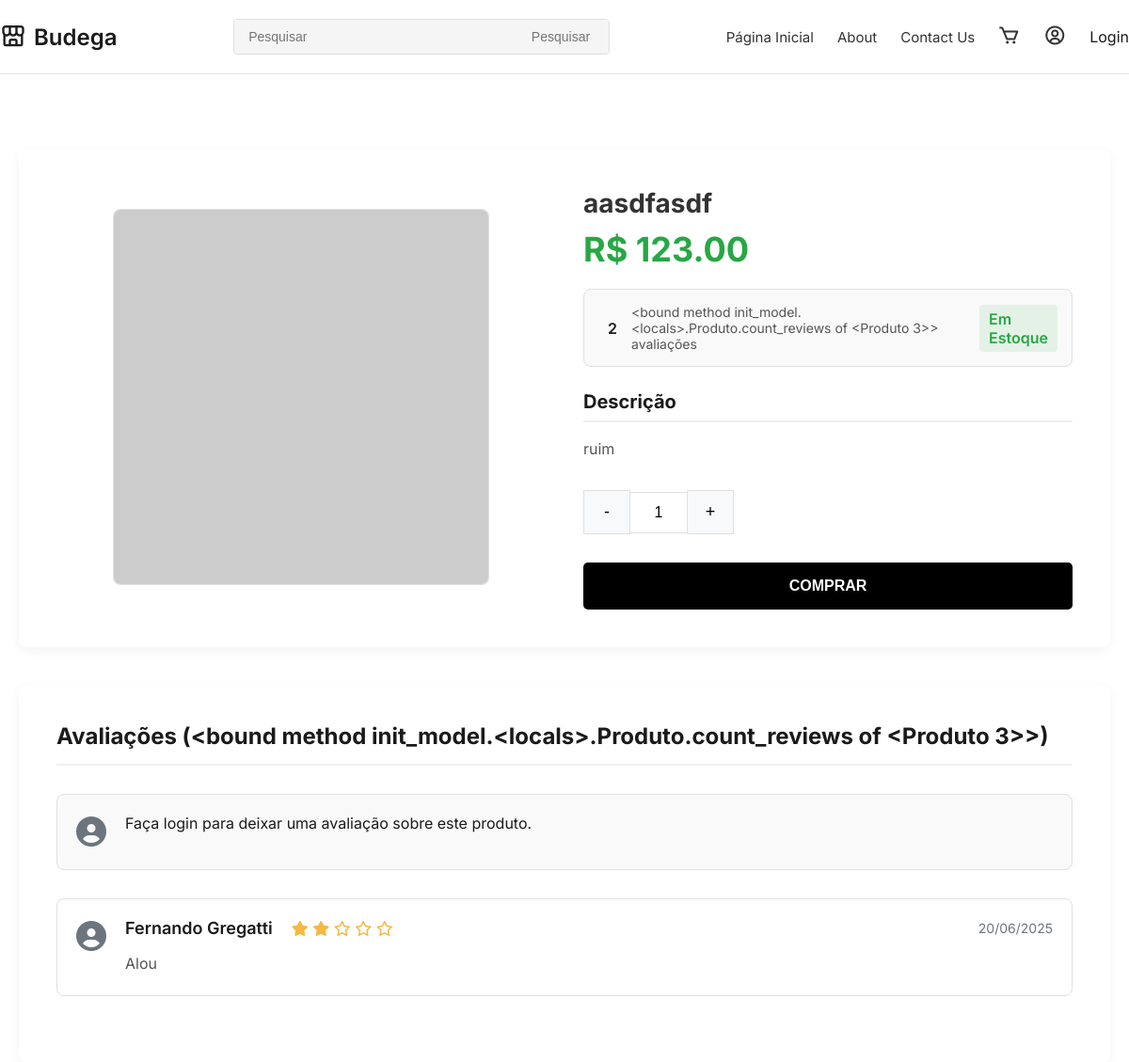
Page /produto/3/ on the committed database.
### model/model.py (models this page shows, shortened)
    class Produto(db.Model):
        id = db.Column(db.Integer, primary_key=True)
        nome = db.Column(db.String(50), nullable=False)
        descricao = db.Column(db.Text)
        preco = db.Column(db.Numeric(10, 2), nullable=False)
        estoque = db.Column(db.Integer, default=0)
        imagem = db.Column(db.String(200), nullable=True)
        categorias = db.relationship('Categoria', secondary=produto_categoria,
                                    backref=db.backref('produtos', lazy='dynamic'))
        itens_pedido = db.relationship('ItemPedido', backref='produto', lazy=True)
        itens_carrinho = db.relationship('ItemCarrinho', backref='produto', lazy=True)
        reviews = db.relationship('Review', backref='produto', lazy=True)
        def star_rating(self):
            if not self.reviews:
                return 5
            return round(sum(review.nota for review in self.reviews) / len(self.reviews))

    class Review(db.Model):
        id = db.Column(db.Integer, primary_key=True)
        cliente_id = db.Column(db.Integer, db.ForeignKey('cliente.id'), nullable=False)
        produto_id = db.Column(db.Integer, db.ForeignKey('produto.id'), nullable=False)
        nota = db.Column(db.Integer, nullable=False)
        comentario = db.Column(db.Text)
        data = db.Column(db.Date, default=datetime.utcnow)

    class Cliente(db.Model, UserMixin):
        id = db.Column(db.Integer, primary_key=True)
        username = db.Column(db.String(50), unique=True, nullable=False)
        email = db.Column(db.String(120), unique=True, nullable=False)
        senha = db.Column(db.String(200), nullable=False)
        first_name = db.Column(db.String(50), nullable=False)
        last_name = db.Column(db.String(50), nullable=False, default='')
        endereco = db.Column(db.Text)
        telefone = db.Column(db.String(15))
        data_cadastro = db.Column(db.Date, default=datetime.utcnow)
        pedidos = db.relationship('Pedido', backref='cliente', lazy=True)
        carrinho = db.relationship('Carrinho', backref='cliente', uselist=False)
        reviews = db.relationship('Review', backref='cliente', lazy=True)

### views.py (the view)
@view.route('/produto/<int:id>/')
def product(id):
    produto = Produto.query.get_or_404(id)
    comentarios = Review.query.filter_by(produto_id=id).order_by(Review.data.desc()).all()
    return render_template('product.html', produto=produto, comentarios=comentarios)

### app.py (called while the page is built)
@app.context_processor
def inject_user():
    return dict(user=current_user)

### templates/product.html (shortened to what this page needs)
{% include 'header.html' %}
{% include 'navbar.html' %}
<main class="container">
    <section class="product-section">
        <div class="product-image">
            {% if produto.imagem and produto.imagem.url %}
            <img src="{{ produto.imagem.url }}" alt="{{ produto.nome }}">
            {% else %}
            <div style="width: 100%; text-align: center;">
                <img src="https://placehold.co/600x600/f0f0f0/png?text=Sem+Foto" alt="Produto sem foto"
                    style="max-height: 400px;">
            </div>
            {% endif %}
        </div>
        <div class="product-details">
            <h1 class="product-title">{{ produto.nome }}</h1>
            <div class="product-price">R$ {{ '%.2f'|format(produto.preco) }}</div>
            <div class="rating-stock">
                <div class="rating-container">
                    <span class="rating-value">{{ produto.star_rating() }}</span>
                    <a href="#reviews" class="reviews-count">
                        {{ produto.count_reviews }} avaliações
                    </a>
                </div>
                {% if produto.em_estoque %}
                <span class="stock-status in-stock">Em Estoque</span>
                {% else %}
                <span class="stock-status out-of-stock">Fora de Estoque</span>
                {% endif %}
            </div>
            <div class="product-description">
                <h3 class="section-title">Descrição</h3>
                <p>{{ produto.descricao|replace('\n','<br>')|safe }}</p>
            </div>
            <div class="quantity-selector">
                <button class="quantity-btn" id="decrease-btn">-</button>
                <input type="number" id="quantity-input" class="quantity-input" value="1" min="1" max="10">
                <button class="quantity-btn" id="increase-btn">+</button>
            </div>
            <a href="{{ url_for('view.adicionar_ao_carrinho', id=produto.id) }}" class="buy-link">
                <button class="buy-button" {% if not produto.em_estoque %}disabled{% endif %}>
                    {% if produto.em_estoque %}Comprar{% else %}Fora de Estoque{% endif %}
                </button>
            </a>
        </div>
    </section>
    <section id="reviews" class="reviews-section">
        <h2>Avaliações ({{ produto.count_reviews }})</h2>
        {% if current_user.is_authenticated %}
        <form action="{{ url_for('view.adicionar_comentario', id=produto.id) }}" method="post" class="review-form">
            <input type="hidden" name="csrf_token" value="{{ csrf_token() }}">
            <div class="user-avatar">
                <i class="fas fa-user-circle"></i>
            </div>
            <div class="review-content">
                <div class="review-header">
                    <span class="reviewer-name">{{ current_user.username }}</span>
                </div>
                <textarea name="texto" placeholder="Escreva aqui sua avaliação deste produto..." required></textarea>
                <div class="rating-control">
                    <label for="nota">Sua avaliação:</label>
                    <div class="star-rating-input">
                        {% for i in range(1,6) %}
                        <i class="fa-regular fa-star" data-rating="{{ i }}"></i>
                        {% endfor %}
                    </div>
                    <input type="hidden" name="nota" id="nota" value="5">
                </div>
                <button type="submit" class="publish-review-btn">Publicar Avaliação</button>
            </div>
        </form>
        {% else %}
        <div class="review-form">
            <div class="user-avatar">
                <i class="fas fa-user-circle"></i>
            </div>
            <div class="review-content">
                <p>Faça <a href="{{ url_for('view.login') }}">login</a> para deixar uma avaliação sobre este produto.</p>
            </div>
        </div>
        {% endif %}
        {% if comentarios %}
        {% for comentario in comentarios %}
        <div class="review-card">
            <div class="user-avatar">
                <i class="fas fa-user-circle"></i>
            </div>
            <div class="review-content">
                <div class="review-header">
                    <span class="reviewer-name">
                        {{ comentario.cliente.first_name|default(comentario.cliente.username) }}
                    </span>
                    <span class="review-rating">
                        {% for i in range(1,6) %}
                        {% if i <= comentario.nota %}
                        <i class="fas fa-star"></i>
                        {% else %}
                        <i class="fa-regular fa-star"></i>
                        {% endif %}
                        {% endfor %}
                    </span>
                    <span class="review-date">{{ comentario.data.strftime('%d/%m/%Y') }}</span>
                </div>
                <div class="review-text">
                    <p>{{ comentario.comentario|replace('\n','<br>')|safe }}</p>
                </div>
            </div>
        </div>
        {% endfor %}
        {% else %}
        <div class="no-reviews">
            <p>Ainda não há avaliações para este produto. Seja o primeiro a avaliar!</p>
        </div>
        {% endif %}
    </section>
</main>
</body>
</html>

### templates/header.html (style rules this page uses)
* { margin: 0; padding: 0; box-sizing: border-box; }
body { font-family: 'Inter', sans-serif; background-color: #ffffff; color: #1a1a1a; }
.container { max-width: 1300px; margin: 0 auto; padding: 0 20px; }
a { text-decoration: none; color: inherit; }
input[type=number] { -moz-appearance: textfield; }

### templates/product.html (style rules this page uses)
.product-section { display: flex; gap: 40px; margin-top: 40px; background-color: #fff; padding: 40px; border-radius: 8px; box-shadow: 0 4px 12px rgba(0, 0, 0, 0.05); }
.product-image { flex-basis: 50%; text-align: center; display: flex; justify-content: center; align-items: center; }
.product-image img { max-width: 100%; max-height: 500px; border-radius: 8px; border: 1px solid #e0e0e0; object-fit: contain; }
.product-details { flex-basis: 50%; }
.product-title { font-size: 28px; font-weight: 700; margin-bottom: 10px; color: #333; }
.product-price { font-size: 36px; font-weight: 700; color: #28a745; margin-bottom: 20px; }
.rating-stock { display: flex; justify-content: space-between; align-items: center; margin: 20px 0; padding: 15px; border: 1px solid #e0e0e0; border-radius: 8px; background-color: #f9f9f9; }
.rating-container { display: flex; align-items: center; }
.rating-value { font-weight: 600; margin-right: 15px; }
.reviews-count { font-size: 14px; color: #555; }
.stock-status { font-weight: 600; padding: 5px 10px; border-radius: 4px; }
.in-stock { color: #28a745; background-color: rgba(40, 167, 69, 0.1); }
.section-title { font-size: 20px; margin: 25px 0 15px; padding-bottom: 8px; border-bottom: 2px solid #f0f0f0; }
.product-description p { line-height: 1.7; color: #555; font-size: 16px; }
.quantity-selector { display: flex; align-items: center; margin: 30px 0; }
.quantity-btn { background-color: #f8f9fa; border: 1px solid #e0e0e0; padding: 12px 18px; cursor: pointer; font-size: 18px; transition: all 0.2s; width: 50px; text-align: center; }
.quantity-input { width: 60px; text-align: center; border: 1px solid #e0e0e0; border-left: none; border-right: none; padding: 12px 0; font-size: 16px; font-weight: 500; }
.buy-button { width: 100%; padding: 16px; background-color: #000; color: #fff; border: none; border-radius: 5px; font-size: 16px; font-weight: 700; cursor: pointer; text-align: center; text-transform: uppercase; transition: background-color 0.3s; }
.reviews-section { margin-top: 40px; background-color: #fff; padding: 40px; border-radius: 8px; box-shadow: 0 4px 12px rgba(0, 0, 0, 0.05); }
.reviews-section h2 { font-size: 24px; margin-bottom: 30px; padding-bottom: 15px; border-bottom: 2px solid #f0f0f0; }
.review-form, .review-card { display: flex; gap: 20px; margin-bottom: 30px; padding: 20px; border-radius: 8px; }
.review-form { background-color: #f9f9f9; border: 1px solid #e0e0e0; }
.user-avatar { font-size: 32px; color: #6c757d; }
.review-content { flex-grow: 1; }
.review-header { display: flex; align-items: center; gap: 10px; margin-bottom: 15px; }
.reviewer-name { font-weight: 600; font-size: 18px; }
.review-rating { color: #f5b942; margin-left: 10px; font-size: 16px; }
.review-text { color: #555; line-height: 1.6; background-color: #fff; }
.review-card { border: 1px solid #e0e0e0; background-color: #fff; }
.review-date { font-size: 14px; color: #6c757d; margin-left: auto; }

### rows in the picture
Produto: nome "aasdfasdf", preco "123.00", descricao "ruim"
Review: star_rating "2", cliente.first_name "Fernando Gregatti", data "20/06/2025", comentario "Alou"

### other values in the picture
{{ produto.count_reviews }} "<bound method init_model.<locals>.Produto.count_reviews of <Produto 3>>"
